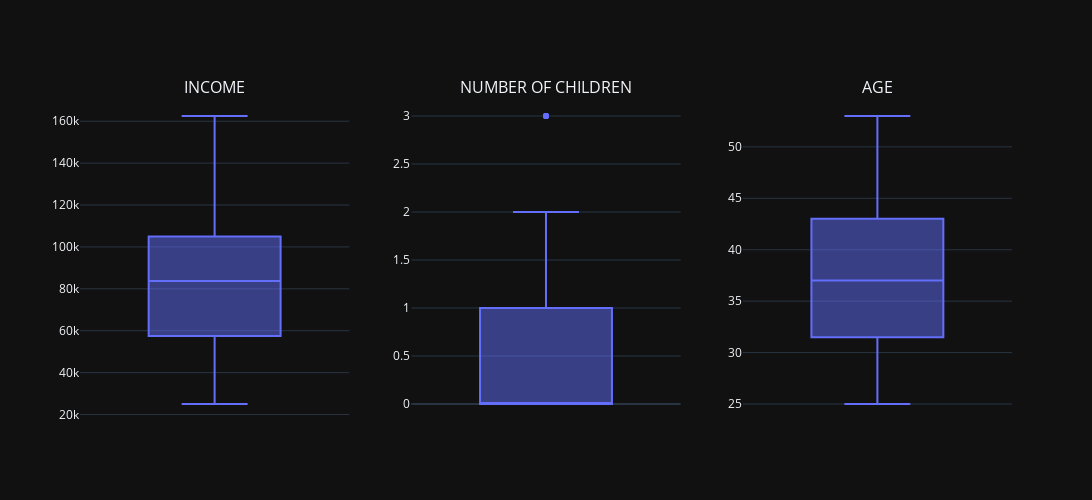

Notebook cell for this chart:
### Markdown cell above
Todos os valores de média estão relativamente próximos do valor da mediana, portanto, nota-se a pouca presença de _outliers_ no DataFrame. Realizaremos a plotagem de boxplot das três variáveis para verificação.

### Code cell
# PLOTAGEM DE GRÁFICOS PARA IDENTIFICAÇÃO DE OUTLIERS
fig = make_subplots(rows=1, cols=3, subplot_titles=['INCOME', 'NUMBER OF CHILDREN', 'AGE'])

fig.add_trace(px.box(df_numerico, y='INCOME').data[0], row=1, col=1)
fig.add_trace(px.box(df_numerico, y='NUMBER OF CHILDREN').data[0], row=1, col=2)
fig.add_trace(px.box(df_numerico, y='AGE').data[0], row=1, col=3)
fig.update_layout(width=1200, height=500)

fig.show()

### Figure 1 — Plotly figure (JSON) as saved in the notebook; plotly's stock layout.template omitted (floating-point values rounded to 4 significant figures; data arrays with more than 128 entries replaced by an {"elided": "..."} marker saying what was removed)
{"data": [{"alignmentgroup": "True", "hovertemplate": "INCOME=%{y}<extra></extra>", "legendgroup": "", "marker": {"color": "#636efa"}, "name": "", "notched": false, "offsetgroup": "", "orientation": "v", "showlegend": false, "type": "box", "x0": " ", "xaxis": "x", "y": {"elided": "164 float values"}, "y0": " ", "yaxis": "y"}, {"alignmentgroup": "True", "hovertemplate": "NUMBER OF CHILDREN=%{y}<extra></extra>", "legendgroup": "", "marker": {"color": "#636efa"}, "name": "", "notched": false, "offsetgroup": "", "orientation": "v", "showlegend": false, "type": "box", "x0": " ", "xaxis": "x2", "y": {"elided": "164 int values"}, "y0": " ", "yaxis": "y2"}, {"alignmentgroup": "True", "hovertemplate": "AGE=%{y}<extra></extra>", "legendgroup": "", "marker": {"color": "#636efa"}, "name": "", "notched": false, "offsetgroup": "", "orientation": "v", "showlegend": false, "type": "box", "x0": " ", "xaxis": "x3", "y": {"elided": "164 int values"}, "y0": " ", "yaxis": "y3"}], "layout": {"annotations": [{"font": {"size": 16}, "showarrow": false, "text": "INCOME", "x": 0.1444, "xanchor": "center", "xref": "paper", "y": 1, "yanchor": "bottom", "yref": "paper"}, {"font": {"size": 16}, "showarrow": false, "text": "NUMBER OF CHILDREN", "x": 0.5, "xanchor": "center", "xref": "paper", "y": 1, "yanchor": "bottom", "yref": "paper"}, {"font": {"size": 16}, "showarrow": false, "text": "AGE", "x": 0.8556, "xanchor": "center", "xref": "paper", "y": 1, "yanchor": "bottom", "yref": "paper"}], "height": 500, "width": 1200, "xaxis": {"anchor": "y", "domain": [0, 0.2889]}, "xaxis2": {"anchor": "y2", "domain": [0.3556, 0.6444]}, "xaxis3": {"anchor": "y3", "domain": [0.7111, 1]}, "yaxis": {"anchor": "x", "domain": [0, 1]}, "yaxis2": {"anchor": "x2", "domain": [0, 1]}, "yaxis3": {"anchor": "x3", "domain": [0, 1]}}}
